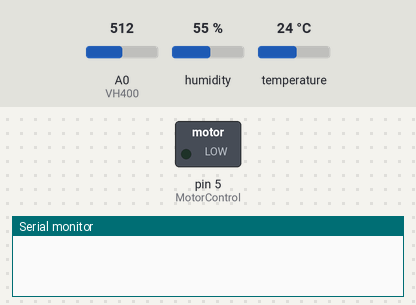
Simulated run of this sketch. Board: Arduino Uno, built with avr-gcc and run on an emulated ATmega328P. Parts: switched loads named in the sketch (green lamp = pin HIGH), the last lines printed to the serial monitor. The test bench sets the inputs (shaded band); at power-on: A0 (VH400) = 512, humidity 55 %, temperature 24 °C.

Above: at 0.1 s.
At 1.1 s:
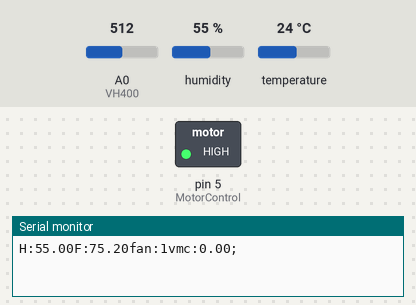
Timing chart, 0 to 2.6 s (numbered marks = the images above):
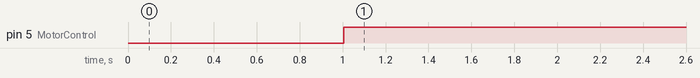

Measured:
- by itself, pin 5 (MotorControl): LOW → HIGH at 1.0 s

The sketch:

DHT2023_temp_humid_sensor.ino
```cpp
// Example testing sketch for various DHT humidity/temperature sensors
// Written by ladyada, public domain

#include "DHT.h"

#define DHTPIN 2     // what digital pin we're connected to

// Uncomment whatever type you're using!
//#define DHTTYPE DHT11   // DHT 11
#define DHTTYPE DHT22   // DHT 22  (AM2302), AM2321
//#define DHTTYPE DHT21   // DHT 21 (AM2301)

// Connect pin 1 (on the left) of the sensor to +5V
// NOTE: If using a board with 3.3V logic like an Arduino Due connect pin 1
// to 3.3V instead of 5V!
// Connect pin 2 of the sensor to whatever your DHTPIN is
// Connect pin 4 (on the right) of the sensor to GROUND
// Connect a 10K resistor from pin 2 (data) to pin 1 (power) of the sensor

// Initialize DHT sensor.
// Note that older versions of this library took an optional third parameter to
// tweak the timings for faster processors.  This parameter is no longer needed
// as the current DHT reading algorithm adjusts itself to work on faster procs.
DHT dht(DHTPIN, DHTTYPE);

int VH400 = 0; //Analog
int MotorControl = 5;
byte motorState = 0;
float f;
float h;
float currentVwc;

void setup() {
  Serial.begin(9600);
  //Serial.println("DHTxx test!");

  dht.begin();
  pinMode(MotorControl, OUTPUT);
}

void loop() {
  // Wait a few seconds between measurements.

  delay(1000);

  // Read from DHT22
  readDHT22();

  // Read from VH400
  readVH400();

  // Compute heat index in Fahrenheit (the default)
  //float hif = dht.computeHeatIndex(f, h);
  // Compute heat index in Celsius (isFahreheit = false)
  //float hic = dht.computeHeatIndex(t, h, false);

  Serial.print("H:");
  Serial.print(h);
  //Serial.print(";");
  Serial.print("F:");
  Serial.print(f);
  Serial.print("fan:");
  Serial.print(motorState);
  Serial.print("vmc:");
  Serial.print(currentVwc);
  Serial.println(";");
  /*Serial.print(" *C ");
   Serial.print(f);
   Serial.print(" *F\t");
   Serial.print("Heat index: ");
   Serial.print(hic);
   Serial.print(" *C ");
   Serial.print(hif);
   Serial.println(" *F");*/
}

void readDHT22()
{
  // Reading temperature or humidity takes about 250 milliseconds!
  // Sensor readings may also be up to 2 seconds 'old' (its a very slow sensor)
  h = dht.readHumidity();
  // Read temperature as Celsius (the default)
  //float t = dht.readTemperature();
  // Read temperature as Fahrenheit (isFahrenheit = true)
  f = dht.readTemperature(true);

  if(f >= 70.0)
  {
    digitalWrite(MotorControl, HIGH);
    motorState = 1;
  }
  else
  {
    digitalWrite(MotorControl, LOW);
    motorState = 0;
  }

  // Check if any reads failed and exit early (to try again).
  if (isnan(h) || isnan(f) || isnan(f)) {
    Serial.println("Failed to read from DHT sensor!");
    return;
  }
}

void readVH400()
{
  float readIn = analogRead(VH400);

  readIn *= (0.00488f); // 5/1024 - doing the calculation here so the chip doesn't have to

  if(readIn <= 1.1f)
  {
    currentVwc = (10 * readIn) - 1;
  }
  else if(readIn <= 1.3f)
  {
    currentVwc = (25 * readIn) - 17.5;
  }
  else if(readIn <= 1.82f)
  {
    currentVwc = (48.08 * readIn) - 47.5;
  }
  else if(readIn <= 2.2f)
  {
    currentVwc = (26.32 * readIn) - 7.89;
  }
}
```
